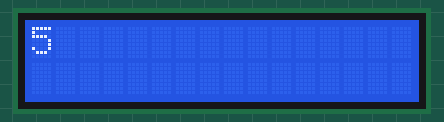
This sketch was run on a simulated Arduino Uno, built with avr-gcc and run on an emulated ATmega328P. Parts: 16×2 character LCD.

Above: at 0.1 s.
At 1.1 s:
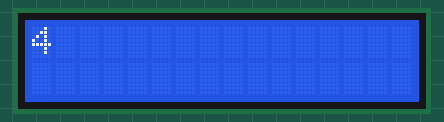
At 2.1 s:
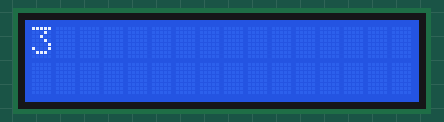
At 3.1 s:
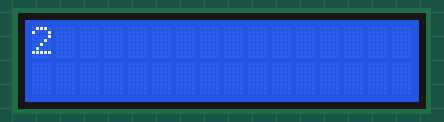
At 4.1 s:
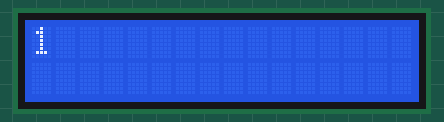

The sketch:

display.ino
```cpp
//Carrega a biblioteca LiquidCrystal
#include <LiquidCrystal.h>

//Define os pinos que serão utilizados para ligação ao display
LiquidCrystal lcd(12, 11, 5, 4, 3, 2);

void setup()
{
  //Define o número de colunas e linhas do LCD
  lcd.begin(16, 2);
}

void loop()
{
  //Limpa a tela
  lcd.clear();

  //Posiciona o cursor na coluna 3, linha 0;
  lcd.setCursor(0, 0);
  lcd.print("5");
  delay(1000);
  lcd.clear();
  lcd.print("4");
  delay(1000);
  lcd.clear();
  lcd.print("3");
  delay(1000);
  lcd.clear();
  lcd.print("2");
  delay(1000);
  lcd.clear();
  lcd.print("1");
  delay(1000);
  lcd.clear();

}
```

Measured:
- by itself, everything shown: repeats every 5.0 s, in 6 steps
- what the display in image 1 shows lasts 1.0 s, from 1.1 s to 2.1 s
